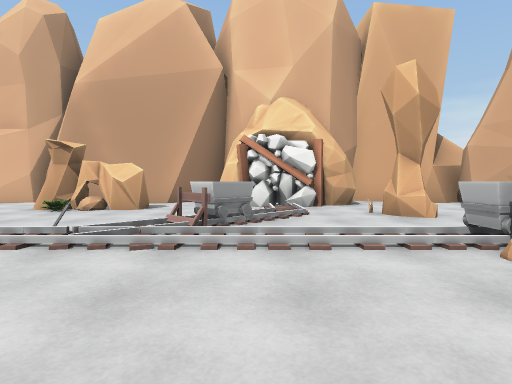
[1] (above)

16 first-person views from a walk through a scene from a Unity 3-D project. The camera is 1.2 m above the floor, tilts 2° down and sees 80° across. The floor is counted in squares, 2 m on a side. Each view is taken from the middle of a square. On the plan, view 1 faces up. The plan holds only what a view shows up to about 9 squares ahead; the rest is blank. The place goes on beyond the plan.

[2]
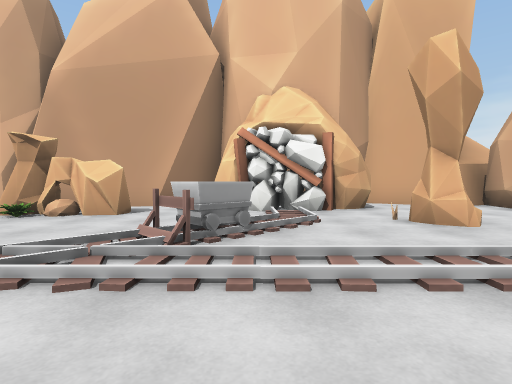

[3]
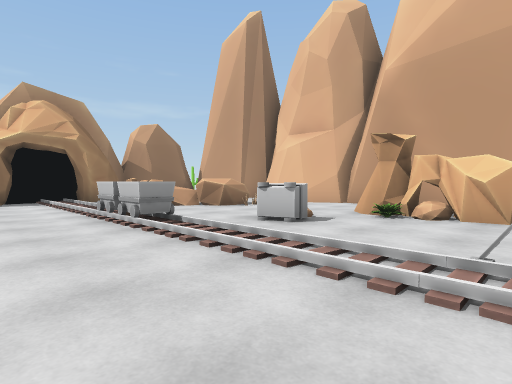

[4]
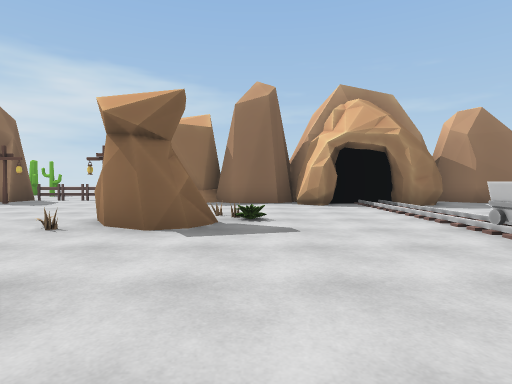

[5]
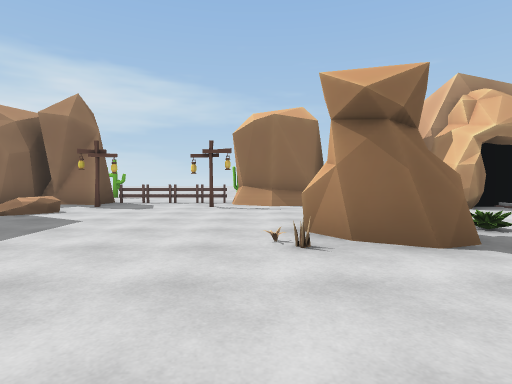

[6]
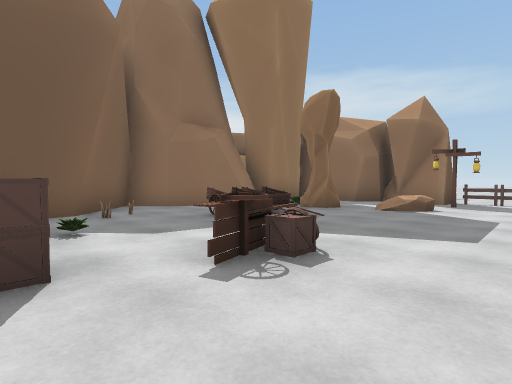

[7]
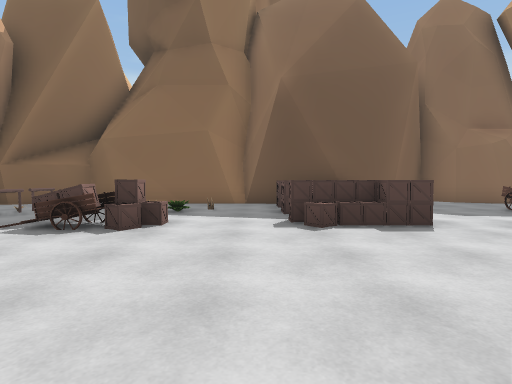

[8]
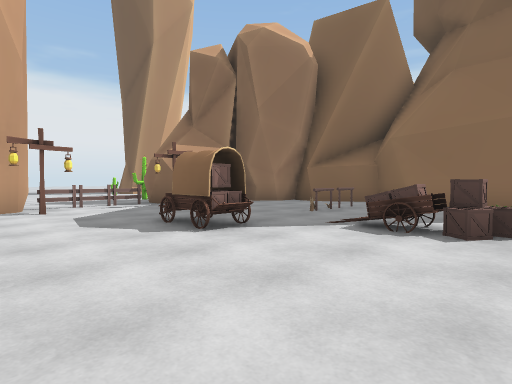

[9]
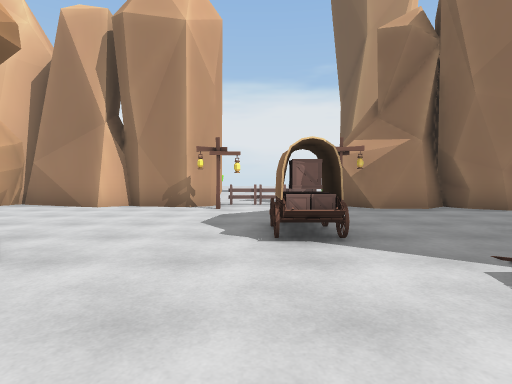

[10]
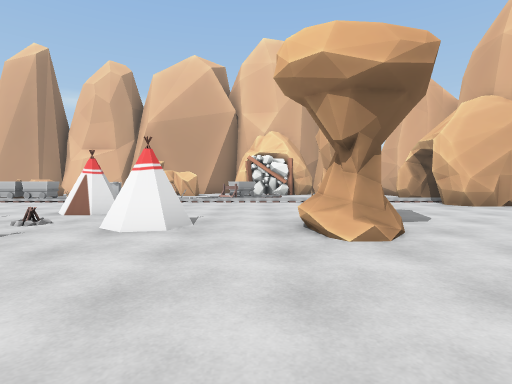

[11]
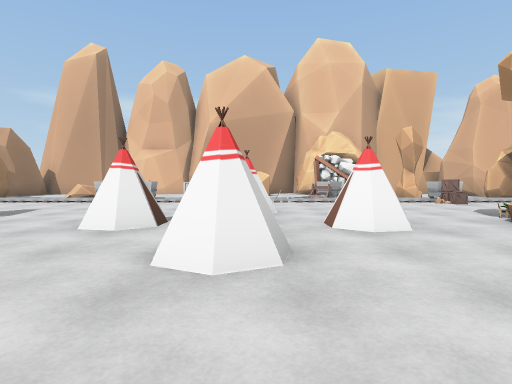

[12]
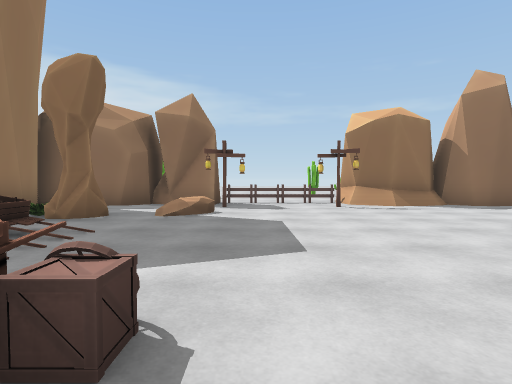

[13]
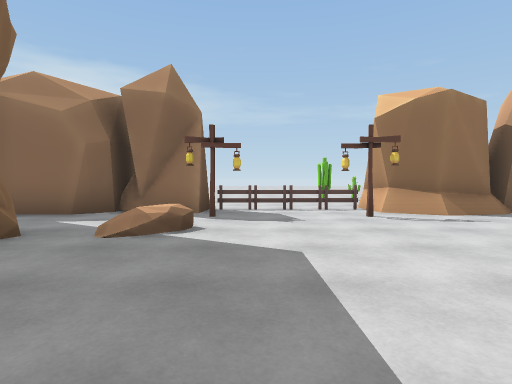

[14]
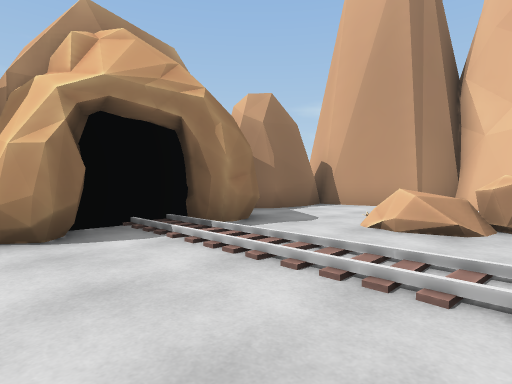

[15]
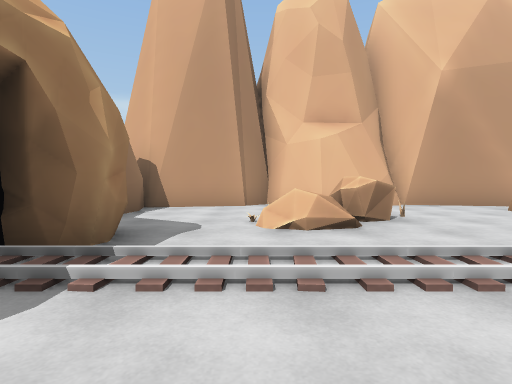

[16]
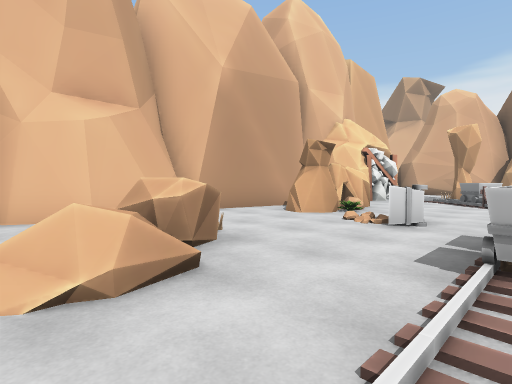

### Floor plan
Key: @ floor where view 1 was taken; # wall or solid block; . main floor; : floor 0.25 m higher than the main floor; / step, stairs or slope; = window, fence, low wall or low ledge; ^ raised ledge; R rock; C cart; L lamp; F fence; A crate; O other object.
Columns run from 15 left of view 1 to 8 right of it. Each row starts with its distance up from view 1.
 10               #   ##
  9   #############   .###
  8   #...........RRR#...#
  7   #...  ..RRR..RR....#
  6   #...RR...R..../...
  5    ..//...C.......R.
  4   ##........../#....R
  3   #////.O ///////# //
  2   ##.............#..#
  1   #R.................R#
  0  ##...:.....#..@......#
 -1  #R...RR........R.....#
 -2  ##...#R..#...#.R.....#
 -3  ##........//.........
 -4 .F.L.......//.........R.
 -5 .F...................LF.
 -6 .F.L.............CC..LF.
 -7 .R#//...==.AA..^.....###
 -8   #..................#
 -9  RR..R.=...AA.....O..#
-10   #. ......OO........#
-11   ## .....###......###
-12     ####.## ########
-13        ###

Positions as (right, up) in squares from view 1, and headings:
1: (0, 0), facing up
2: (0, 1), facing up
3: (-2, 1), facing up-left
4: (-4, 0), facing left
5: (-5, -3), facing left
6: (-4, -5), facing down-left
7: (-2, -3), facing down
8: (-1, -3), facing down-right
9: (-1, -5), facing right
10: (0, -6), facing up
11: (-3, -6), facing up
12: (-5, -6), facing left
13: (-7, -6), facing left
14: (-8, 1), facing up-left
15: (-10, 1), facing up
16: (-10, 3), facing up-right
